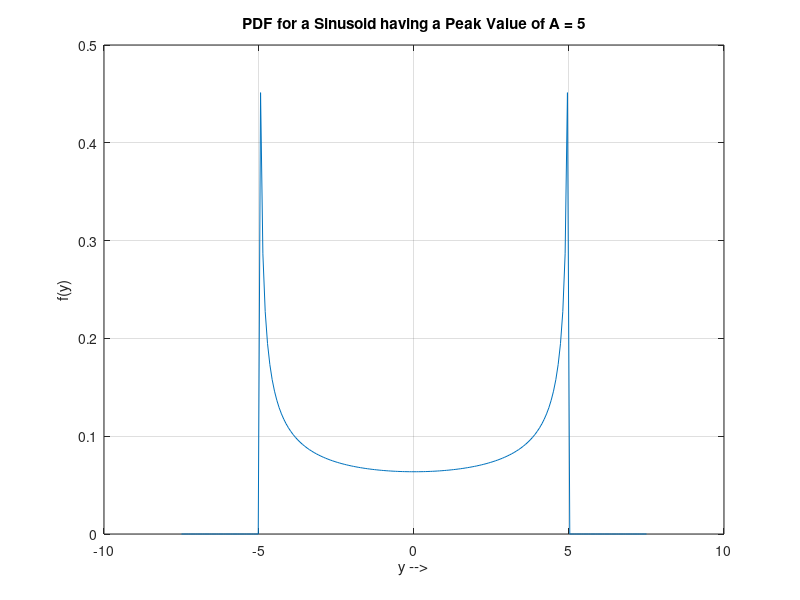

This chart was generated by the following MATLAB code:
% File: ExampleB-09.m for Exampl B-9

clear;
clf

fprintf('\nSee Window for plot.\n\n');

A = input('Enter the value for the peak amplitude of the Sinusoid, A: ');
fprintf('\n\n');

ymin = -1.5*A;
ymax = 1.5*A;
dy = (ymax-ymin)/200;

y = ymin:dy:ymax;

for i = 1:1:length(y)
  if y(i) < -A;
    f(i) = 0;
  elseif y(i) >= -A;
    f(i) = 1/(pi*sqrt(A^2-y(i)^2));
  end  
  if  y(i) > A;
    f(i) = 0;      
  end;
end;

plot(y,f)
xlabel('y -->');
ylabel('f(y)');
title(['PDF for a Sinusoid having a Peak Value of A = ',num2str(A)]);
grid;
